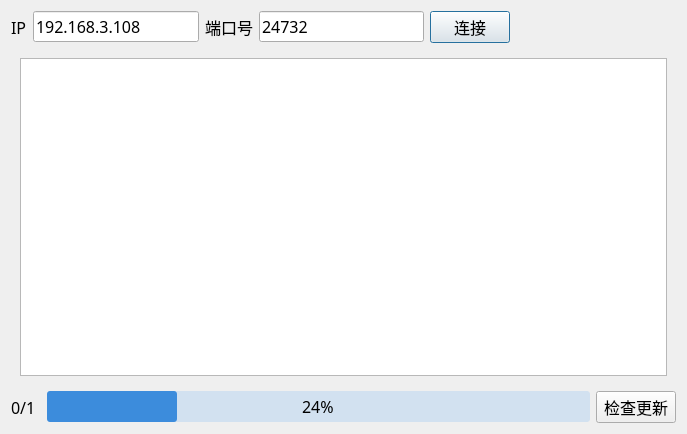
<?xml version="1.0" encoding="UTF-8"?>
<ui version="4.0">
 <class>LuncherClass</class>
 <widget class="QDialog" name="LuncherClass">
  <property name="geometry">
   <rect>
    <x>0</x>
    <y>0</y>
    <width>687</width>
    <height>434</height>
   </rect>
  </property>
  <property name="windowTitle">
   <string>Dialog</string>
  </property>
  <layout class="QVBoxLayout" name="verticalLayout">
   <item>
    <layout class="QHBoxLayout" name="horizontalLayout_3">
     <item>
      <widget class="QLabel" name="label">
       <property name="font">
        <font>
         <family>微软雅黑</family>
         <pointsize>12</pointsize>
        </font>
       </property>
       <property name="text">
        <string>IP</string>
       </property>
      </widget>
     </item>
     <item>
      <widget class="QLineEdit" name="lineEditIp">
       <property name="font">
        <font>
         <family>微软雅黑</family>
         <pointsize>12</pointsize>
        </font>
       </property>
       <property name="text">
        <string>192.168.3.108</string>
       </property>
      </widget>
     </item>
     <item>
      <widget class="QLabel" name="label_2">
       <property name="font">
        <font>
         <family>微软雅黑</family>
         <pointsize>12</pointsize>
        </font>
       </property>
       <property name="text">
        <string>端口号</string>
       </property>
      </widget>
     </item>
     <item>
      <widget class="QLineEdit" name="lineEditPort">
       <property name="font">
        <font>
         <family>微软雅黑</family>
         <pointsize>12</pointsize>
        </font>
       </property>
       <property name="text">
        <string>24732</string>
       </property>
      </widget>
     </item>
     <item>
      <widget class="QPushButton" name="pushButtonConn">
       <property name="font">
        <font>
         <family>微软雅黑</family>
         <pointsize>12</pointsize>
        </font>
       </property>
       <property name="text">
        <string>连接</string>
       </property>
      </widget>
     </item>
     <item>
      <spacer name="horizontalSpacer">
       <property name="orientation">
        <enum>Qt::Horizontal</enum>
       </property>
       <property name="sizeHint" stdset="0">
        <size>
         <width>40</width>
         <height>20</height>
        </size>
       </property>
      </spacer>
     </item>
    </layout>
   </item>
   <item>
    <widget class="QWidget" name="widget" native="true">
     <layout class="QHBoxLayout" name="horizontalLayout_2">
      <item>
       <widget class="QTextEdit" name="textEdit">
        <property name="font">
         <font>
          <family>微软雅黑</family>
          <pointsize>12</pointsize>
         </font>
        </property>
       </widget>
      </item>
     </layout>
    </widget>
   </item>
   <item>
    <layout class="QHBoxLayout" name="horizontalLayout">
     <item>
      <widget class="QLabel" name="labelPro">
       <property name="minimumSize">
        <size>
         <width>30</width>
         <height>0</height>
        </size>
       </property>
       <property name="font">
        <font>
         <family>微软雅黑</family>
         <pointsize>12</pointsize>
        </font>
       </property>
       <property name="text">
        <string>0/1</string>
       </property>
      </widget>
     </item>
     <item>
      <widget class="QProgressBar" name="progressBar">
       <property name="font">
        <font>
         <family>微软雅黑</family>
         <pointsize>12</pointsize>
        </font>
       </property>
       <property name="styleSheet">
        <string notr="true">QProgressBar{
border:none;
background:rgb(210, 225, 240);
border-radius:3px;
text-align:center;
}
QProgressBar::chunk {
background:rgb(60, 140, 220);
border-radius:3px;
}</string>
       </property>
       <property name="value">
        <number>24</number>
       </property>
      </widget>
     </item>
     <item>
      <widget class="QPushButton" name="pushButton">
       <property name="font">
        <font>
         <family>微软雅黑</family>
         <pointsize>12</pointsize>
        </font>
       </property>
       <property name="text">
        <string>检查更新</string>
       </property>
      </widget>
     </item>
    </layout>
   </item>
  </layout>
 </widget>
 <resources/>
 <connections/>
</ui>
